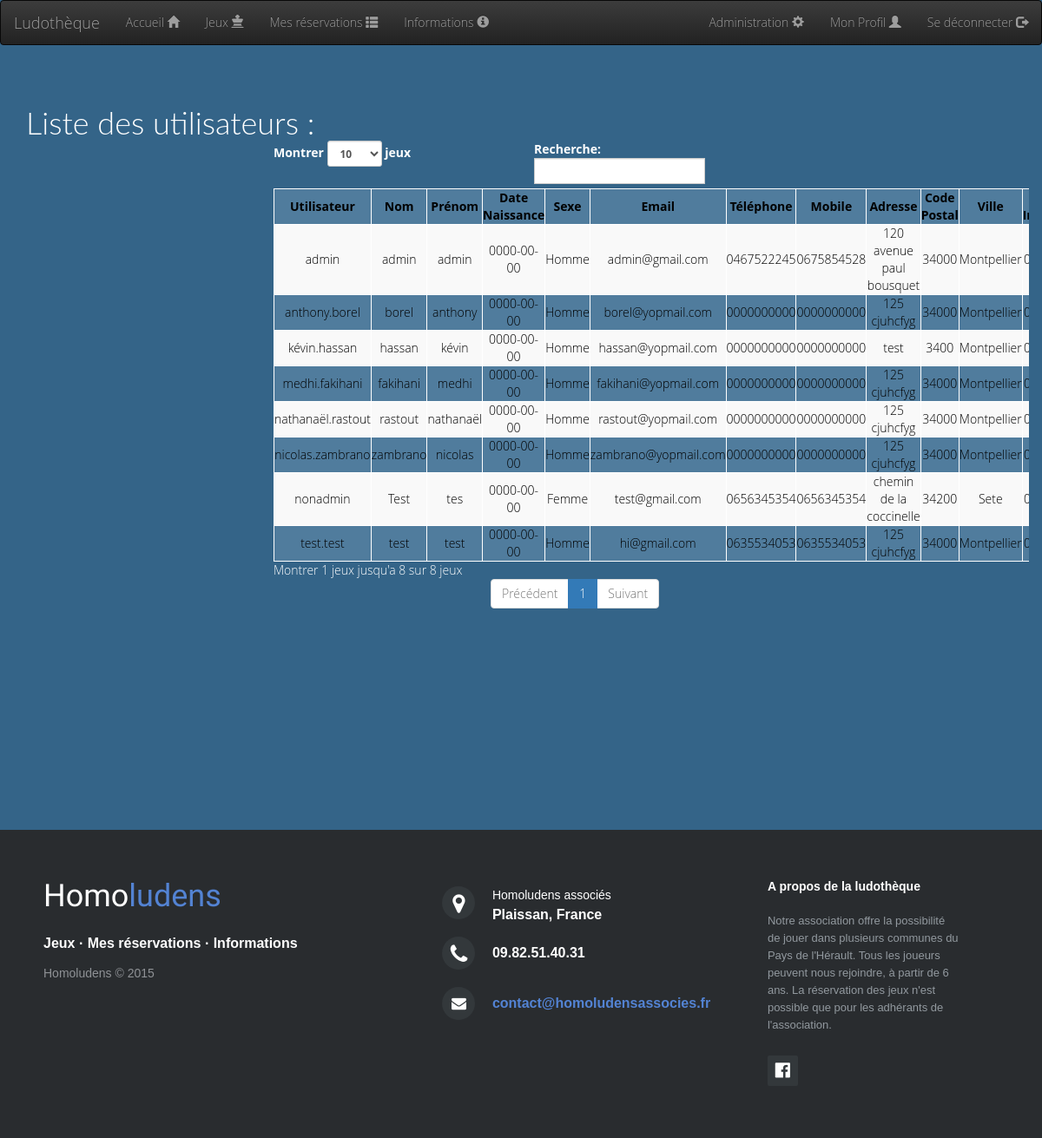
/?action=listerUtilisateurs&controller=utilisateur (signed in), run on the app's committed database.
### tables this page shows
CREATE TABLE IF NOT EXISTS `utilisateur` (
  `userId` int(11) NOT NULL AUTO_INCREMENT,
  `username` varchar(32) NOT NULL,
  `password` varchar(64) NOT NULL,
  `admin` tinyint(1) NOT NULL,
  `sexUser` varchar(8) DEFAULT NULL,
  `nameUser` varchar(32) NOT NULL,
  `nicknameUser` varchar(32) NOT NULL,
  `emailUser` varchar(32) NOT NULL,
  `telUser` varchar(10) NOT NULL,
  `mobileUser` varchar(10) NOT NULL,
  `addressUser` varchar(50) NOT NULL,
  `cpUser` varchar(5) NOT NULL,
  `cityUser` varchar(32) NOT NULL,
  `banUser` tinyint(1) NOT NULL,
  `dateNaissance` date NOT NULL,
  `dateInscription` date NOT NULL,
  `nbrRetard` int(11) NOT NULL,
  PRIMARY KEY (`userId`),
  UNIQUE KEY `userId` (`userId`),
  UNIQUE KEY `username` (`username`)
);

### view/view.php (called while the page is built)
<?php
    require "header.php";
    require VIEW_PATH  . DS . 'view' . ucfirst($view) . '.php';
    require "footer.php";
?>

### controller/ControllerUtilisateur.php (called while the page is built, shortened)
<?php
switch ($action) {
    case "listerUtilisateurs":
        if( Session::is_admin())
        {
            $view = "listerUtilisateur";
            $tab_u = ModelUtilisateur::selectAll();
        }
        else{
            $view = "erreur";
            $message = "Seul l'administrateur peut voir le contenu de cette page";
            $pagetitle = "Erreur";
        }
        break;
}
require VIEW_PATH . "view.php";

### index.php (called while the page is built, shortened)
<?php
include ROOT . DS . 'controller' . DS . 'dispatcher.php';
?>

### model/Model.php (called while the page is built, shortened)
<?php
class Model {
    public static $pdo;
    public static function set_static() {
        try
        {
            self::$pdo = new PDO('mysql:host=localhost;dbname=ludotheque;charset=utf8', 'root', '');
            self::$pdo->setAttribute(PDO::ATTR_ERRMODE, PDO::ERRMODE_EXCEPTION);
        }
        catch (PDOException $ex)
        {
            if (Conf::getDebug())
            {
                echo $ex->getMessage();
                die('Problème lors de la connexion à la base de donnée');
            }
            else
            {
                echo 'Une erreur est survenue. <a href=""> Retour a la page d\'accueil </a>';
                die();
            }
        }
    }
    public static function selectAll() {
        try
        {
            $sql = "SELECT * FROM " . static::$table;
            $req = self::$pdo->query($sql);
            return $req->fetchAll(PDO::FETCH_OBJ);
        }
        catch (PDOException $e)
        {
            echo $e->getMessage();
            die("Erreur lors de la recherche de tous les objets de la BDD " . static::$table);
        }
    }
}
?>

### view/viewListerUtilisateur.php (the view, shortened to what this page needs)
<?php
function tabUser($tab_u)
{
    $max=sizeof($tab_u);
    $i=0;
    while($i<$max){
    $u=$tab_u[$i];
        $username = $u->username;
        $name = $u->nameUser;
        $nickname = $u->nicknameUser;
        $sex = $u->sexUser;
        $email = $u->emailUser;
        $tel = $u->telUser;
        $mobile = $u->mobileUser;
        $address= $u->addressUser;
        $cp = $u->cpUser;
        $city = $u->cityUser;
        $admin = $u->admin;
        $dateIns = $u->dateInscription;
        $dateNais = $u->dateNaissance;
        $nbrRetard = $u->nbrRetard;
        if($admin == 1)
        {
            $admin = 'Oui';
        }
        else{
            $admin = 'Non';
        }
        $ban = $u->banUser;
        if($ban==0){
            $ban='Non';
        }  else {
            $ban='Oui';
        }
        echo <<< EOT
        <tr><td><a href="?action=modifierUtilisateur&user=$username">$username</a></td><td>$name</td><td>$nickname</td><td>$dateNais</td><td>$sex</td><td><a href="mailto:$email">$email</a></td><td>$tel</td><td>$mobile</td><td>$address</td><td>$cp</td><td>$city</td><td>$dateIns</td><td>$admin</td><td>$nbrRetard<td>$ban</td></tr>
</div>
EOT;
    $i++;
    }
}
?>
<?php
echo '<div class="container">';
if(isset($_SESSION['login']) && $_SESSION['admin']==1){
    echo <<<EOT
    <h1>Liste des utilisateurs :</h1>
    <div class="containt-Utilisateur">
        <table class="table-striped tableUtilisateur" id="tableUser"><thead>
          <tr>
            <th>Utilisateur</th>
            <th>Nom</th>
            <th>Prénom</th>
            <th>Date Naissance</th>
            <th>Sexe</th>
            <th>Email</th>
            <th>Téléphone</th>
            <th>Mobile</th>
            <th>Adresse</th>
            <th>Code Postal</th>
            <th>Ville</th>
            <th>Date Inscription</th>
            <th>Admin</th>
            <th>Nombre Retard</th>
            <th>Banni</th>
          </tr>
        </thead>
EOT;
tabUser($tab_u);
}

### css/style.css (style rules this page uses)
body { background-color:#346488; font-family: 'Open Sans'; font-weight: 300; color:black; }
html, body { height: 100%; min-height: 100%; color:white; }
h1 { font-family: 'Lato', sans-serif; font-weight: 300; margin-bottom: 0; }
.containt-Jeux, .containt-Utilisateur { width: 50%; margin-left:25%; }
.tableJeux, .tableUtilisateur { background-color: #507C9D; border-collapse: collapse; }
.tableJeux > thead > tr > th, .tableUtilisateur > thead > tr > th { text-align: center; width:100%; color:black; }
.tableJeux > tbody > tr > td, .tableUtilisateur > tbody > tr > td { text-align: center; width:25%; color:black; }
.tableJeux > tbody > tr > td > a, .tableUtilisateur > tbody > tr > td > a { color:black; }
.container { margin-top:50px; overflow:auto; padding-bottom: 150px; }
.table-striped { color: black; border: solid white 1px; }
.table-striped td,.table-striped th { border: solid white 1px; }

### data on the page
utilisateur: username "admin", nameUser "admin", nicknameUser "admin", dateNaissance "0000-00-00", sexUser "Homme", emailUser "admin@gmail.com", telUser "0467522245", mobileUser "0675854528", addressUser "120 avenue paul bousquet", cpUser "34000", cityUser "Montpellier"
utilisateur: username "nonadmin", nameUser "Test", nicknameUser "tes", dateNaissance "0000-00-00", sexUser "Femme", emailUser "test@gmail.com", telUser "0656345354", mobileUser "0656345354", addressUser "chemin de la coccinelle", cpUser "34200", cityUser "Sete"
utilisateur: username "test.test", nameUser "test", nicknameUser "test", dateNaissance "0000-00-00", sexUser "Homme", emailUser "hi@gmail.com", telUser "0635534053", mobileUser "0635534053", addressUser "125 cjuhcfyg", cpUser "34000", cityUser "Montpellier"
utilisateur: username "kévin.hassan", nameUser "hassan", nicknameUser "kévin", dateNaissance "0000-00-00", sexUser "Homme", emailUser "hassan@yopmail.com", telUser "0000000000", mobileUser "0000000000", addressUser "test", cpUser "3400", cityUser "Montpellier"
utilisateur: username "medhi.fakihani", nameUser "fakihani", nicknameUser "medhi", dateNaissance "0000-00-00", sexUser "Homme", emailUser "fakihani@yopmail.com", telUser "0000000000", mobileUser "0000000000", addressUser "125 cjuhcfyg", cpUser "34000", cityUser "Montpellier"
utilisateur: username "anthony.borel", nameUser "borel", nicknameUser "anthony", dateNaissance "0000-00-00", sexUser "Homme", emailUser "borel@yopmail.com", telUser "0000000000", mobileUser "0000000000", addressUser "125 cjuhcfyg", cpUser "34000", cityUser "Montpellier"
utilisateur: username "nathanaël.rastout", nameUser "rastout", nicknameUser "nathanaël", dateNaissance "0000-00-00", sexUser "Homme", emailUser "rastout@yopmail.com", telUser "0000000000", mobileUser "0000000000", addressUser "125 cjuhcfyg", cpUser "34000", cityUser "Montpellier"
utilisateur: username "nicolas.zambrano", nameUser "zambrano", nicknameUser "nicolas", dateNaissance "0000-00-00", sexUser "Homme", emailUser "zambrano@yopmail.com", telUser "0000000000", mobileUser "0000000000", addressUser "125 cjuhcfyg", cpUser "34000", cityUser "Montpellier"
